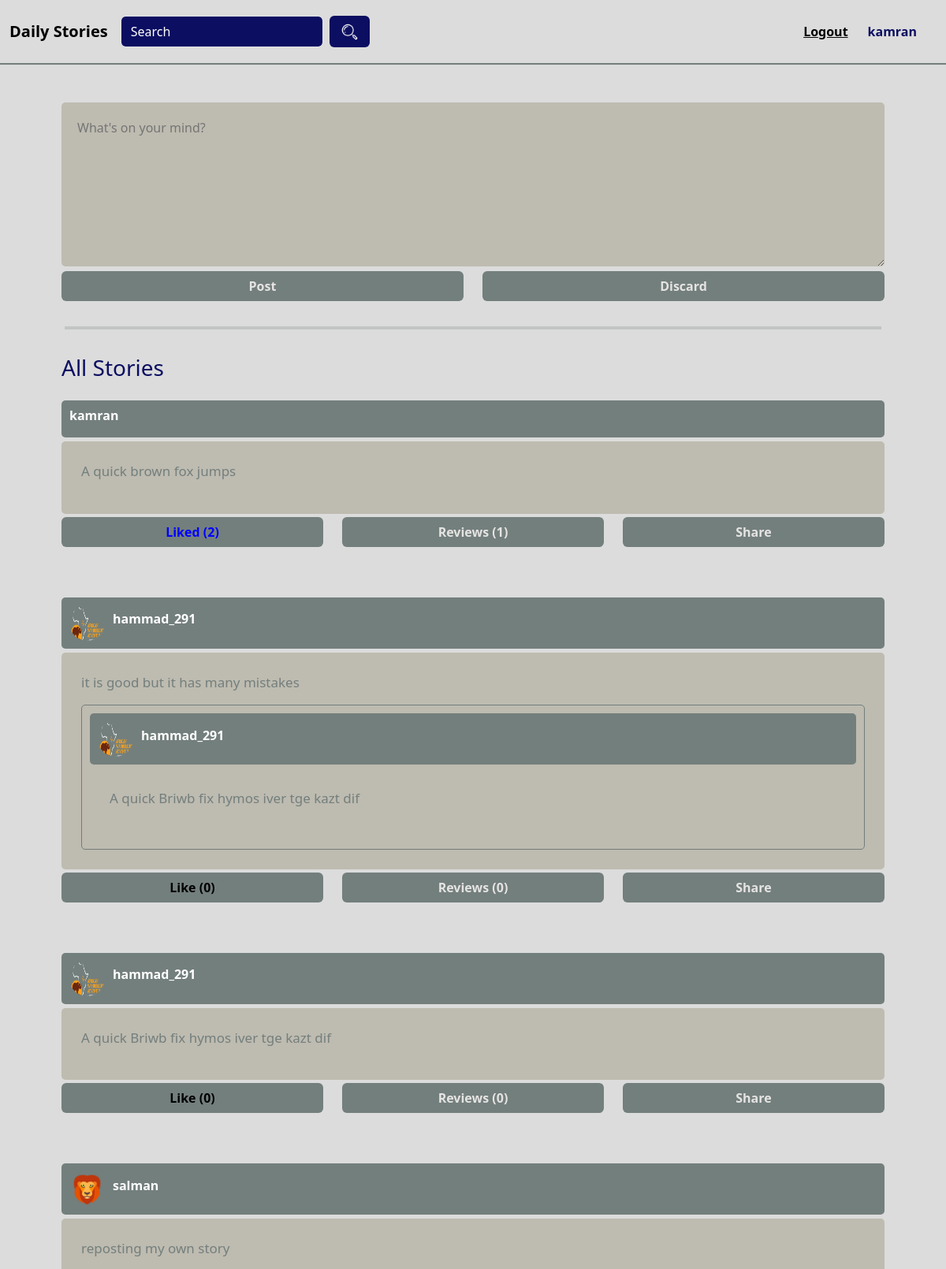
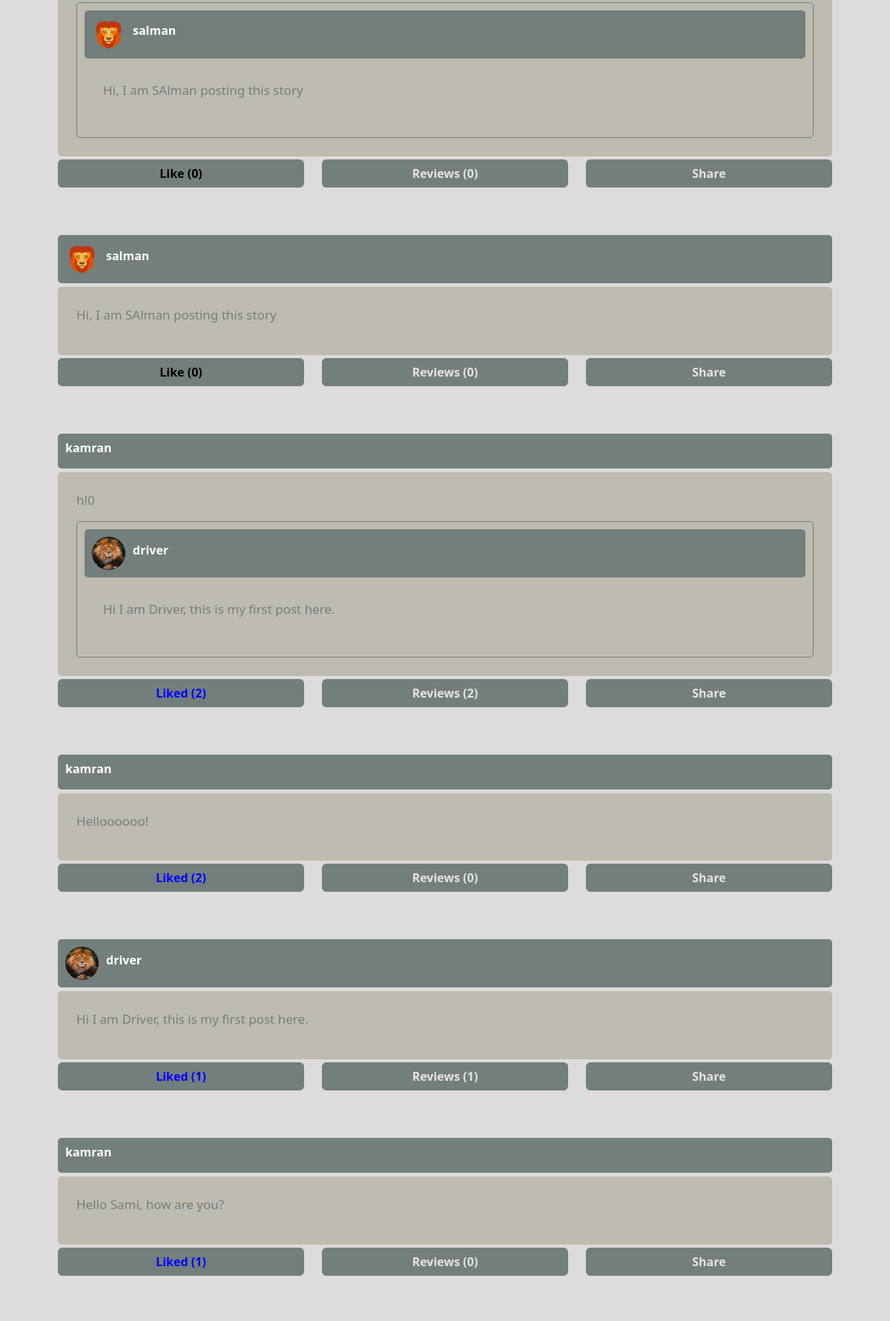
The app's page /index.php (signed in, upper part) with its own data (2 pictures, top to bottom).
### tables this page shows
CREATE TABLE IF NOT EXISTS `posts` (
  `id` int NOT NULL AUTO_INCREMENT,
  `user_id` int DEFAULT NULL,
  `content` text,
  `created_at` timestamp NULL DEFAULT CURRENT_TIMESTAMP,
  `shared_post_id` int DEFAULT NULL,
  PRIMARY KEY (`id`),
  KEY `user_id` (`user_id`)
);

CREATE TABLE IF NOT EXISTS `users` (
  `id` int NOT NULL AUTO_INCREMENT,
  `username` varchar(50) NOT NULL,
  `email` varchar(100) NOT NULL,
  `password` varchar(255) NOT NULL,
  `image` varchar(255) DEFAULT NULL,
  PRIMARY KEY (`id`),
  UNIQUE KEY `username` (`username`)
);

### index.php (the view, shortened to what this page needs)
<?php
require 'includes/db.php';
$searchQuery = '';
if (isset($_GET['search'])) {
    $searchQuery = $_GET['search'];
    $stmt = $pdo->prepare('SELECT posts.*, users.username, users.image AS user_image FROM posts JOIN users ON posts.user_id = users.id WHERE posts.content LIKE ? ORDER BY created_at DESC');
    $stmt->execute(['%' . $searchQuery . '%']);
    $posts = $stmt->fetchAll();
} else {
    $posts = $pdo->query('SELECT posts.*, users.username, users.image AS user_image FROM posts JOIN users ON posts.user_id = users.id ORDER BY created_at DESC')->fetchAll();
}
?>
<!DOCTYPE html>
<html lang="en">
<head>
    <link rel="stylesheet" href="bootstrap/css/bootstrap.min.css">
    <link rel="stylesheet" href="bootstrap/css/mainstyle.css">
</head>
<body>
    <nav class="navbar navbar-expand-lg">
        <div class="container-fluid">
            <a class="navbar-brand fw-bold" href="#">Daily Stories</a>
            <div class="collapse navbar-collapse" id="navbarSupportedContent">
                <form class="d-flex me-auto" method="GET" action="index.php">
                    <input class="form-control searchinput me-2" type="search" placeholder="Search" value="<?php echo htmlspecialchars($searchQuery); ?>" name="search">
                    <button class="btn btn searchbtn" type="submit"><img src="assets/img/searchicon.png" alt=""></button>
                </form>
                <span class="navbar-text userdetails">
                    <a href="logout.php">Logout</a>
                </span>
                <span class="navbar-text userdetails">
                    <?php echo htmlspecialchars($_SESSION['username']); ?>
                </span>
            </div>
        </div>
    </nav>
    <div class="container p-5">
        <div class="row postings">
            <div class="col-md-12">
                <form action="index.php" method="POST" class="postform">
                    <textarea name="content" placeholder="What's on your mind?" rows="7" required></textarea>
                    <div class="row">
                        <div class="col-md-6">
                            <button class="btn btn postbtn w-100" type="submit">Post</button>
                        </div>
                        <div class="col-md-6">
                            <button class="btn btn postbtn w-100" type="reset">Discard</button>
                        </div>
                    </div>
                </form>
            </div>
            <div class="p-3">
                <hr>
            </div>
        </div>
        <div class="col-md-12">
            <div class="heading">
                <h3>All Stories</h3>
            </div>
        </div>
        <?php if ($posts) : ?>
            <?php foreach ($posts as $post) : ?>
                <div class="row allposts pt-3 pb-5">
                    <div class="col-md-12">
                        <div class="postuserdetails d-flex align-items-center w-100">
                            <?php if ($post['user_image']) : ?>
                                <img src="<?php echo htmlspecialchars($post['user_image']); ?>" alt="">
                            <?php endif; ?>
                            <h6 class="fw-bold"><?php echo htmlspecialchars($post['username']); ?></h6>
                        </div>
                    </div>
                    <div class="col-md-12">
                        <div class="card postcontent w-100">
                            <p><?php echo htmlspecialchars($post['content']); ?></p>
                            <?php if ($post['shared_post_id']) : ?>
                                <?php
                                $sharedPost = $pdo->prepare('SELECT posts.*, users.username, users.image AS user_image FROM posts JOIN users ON posts.user_id = users.id WHERE posts.id = ?');
                                $sharedPost->execute([$post['shared_post_id']]);
                                $sharedPost = $sharedPost->fetch();
                                ?>
                                <div style="border: 1px solid #737f7d; border-radius: 5px; padding: 10px;">
                                    <div class="col-md-12">
                                        <div class="postuserdetails d-flex align-items-center w-100">
                                            <?php if ($sharedPost['user_image']) : ?>
                                                <img src="<?php echo htmlspecialchars($sharedPost['user_image']); ?>" alt="">
                                            <?php endif; ?>
                                            <h6 class="fw-bold"><?php echo htmlspecialchars($sharedPost['username']); ?></h6>
                                        </div>
                                    </div>
                                    <div class="col-md-12">
                                        <div class="card postcontent w-100">
                                            <p><?php echo htmlspecialchars($sharedPost['content']); ?></p>
                                        </div>
                                    </div>
                                </div>
                            <?php endif; ?>
                        </div>
                    </div>
                    <div class="col-md-12">
                        <div class="row mt-1">
                            <div class="col-md-4">
                                <?php
                                $stmt = $pdo->prepare('SELECT COUNT(*) AS like_count FROM likes WHERE post_id = ?');
                                $stmt->execute([$post['id']]);
                                $likeCount = $stmt->fetchColumn();
                                $stmt = $pdo->prepare('SELECT COUNT(*) AS comment_count FROM comments WHERE post_id = ?');
                                $stmt->execute([$post['id']]);
                                $commentCount = $stmt->fetchColumn();
                                $stmt = $pdo->prepare('SELECT * FROM likes WHERE user_id = ? AND post_id = ?');
                                $stmt->execute([$_SESSION['user_id'], $post['id']]);
                                $liked = $stmt->fetch();
                                ?>
                                <form method="POST" action="index.php" style="display: inline;" id="like-form-<?php echo $post['id']; ?>">
                                    <button class="btn btn postreactbtn like-button w-100" style="color: <?php echo $liked ? 'blue' : 'black'; ?>" data-post-id="<?php echo $post['id']; ?>"><?php echo $liked ? 'Liked' : 'Like'; ?> (<?php echo $likeCount; ?>)</button>
                                </form>
                            </div>
                            <div class="col-md-4">
                                <button class="btn btn postreactbtn comment-count comment-toggle w-100" data-post-id="<?php echo $post['id']; ?>">Reviews (<?php echo $commentCount; ?>)</button>
                            </div>
                            <div class="col-md-4">
                                <button class="btn btn postreactbtn share-button w-100" data-post-id="<?php echo $post['id']; ?>">Share</button>
                            </div>
                        </div>
                    </div>
                </div>
            <?php endforeach; ?>
        <?php else : ?>
            <p>No posts found.</p>
        <?php endif; ?>
    </div>
</body>
</html>

### records on screen
posts: user.username "kamran", content "A quick brown fox jumps", shows "Liked", likeCount "2", commentCount "1"
posts: user.image (picture), user.username "hammad_291", content "it is good but it has many mistakes", posts.content "A quick Briwb fix hymos iver tge kazt dif", shows "Like", likeCount "0", commentCount "0"
posts: user.image (picture), user.username "hammad_291", content "A quick Briwb fix hymos iver tge kazt dif", shows "Like", likeCount "0", commentCount "0"
posts: user.image (picture), user.username "salman", content "reposting my own story", posts.content "Hi, I am SAlman posting this story", shows "Like", likeCount "0", commentCount "0"
posts: user.image (picture), user.username "salman", content "Hi, I am SAlman posting this story", shows "Like", likeCount "0", commentCount "0"
posts: user.username "kamran", content "hl0", users.image (picture), users.username "driver", posts.content "Hi I am Driver, this is my first post here.", shows "Liked", likeCount "2", commentCount "2"
posts: user.username "kamran", content "Helloooooo!", shows "Liked", likeCount "2", commentCount "0"
posts: user.image (picture), user.username "driver", content "Hi I am Driver, this is my first post here.", shows "Liked", likeCount "1", commentCount "1"
posts: user.username "kamran", content "Hello Sami, how are you?", shows "Liked", likeCount "1", commentCount "0"

### other values on screen
$_SESSION['username'] "kamran"
